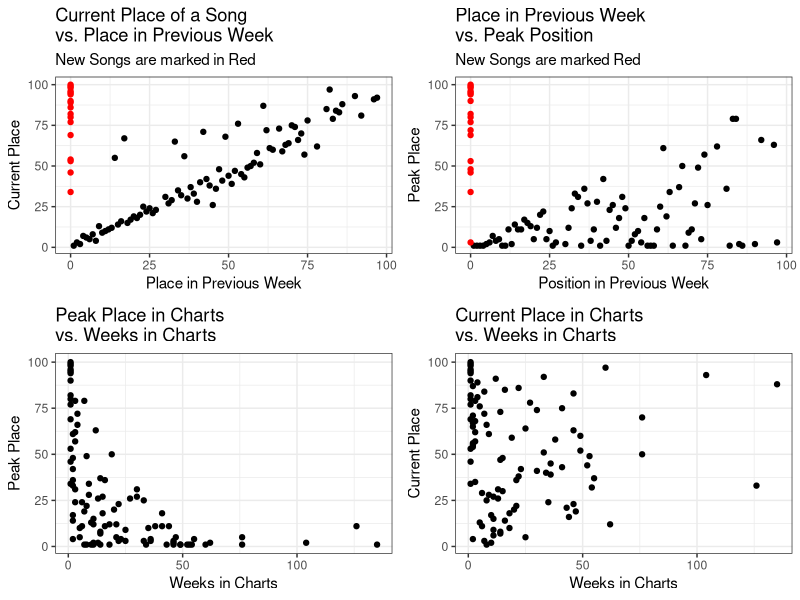
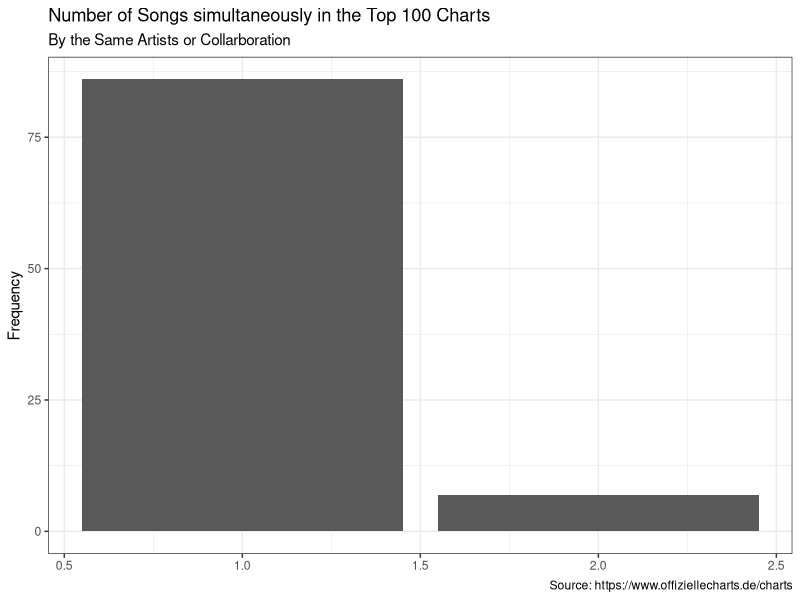
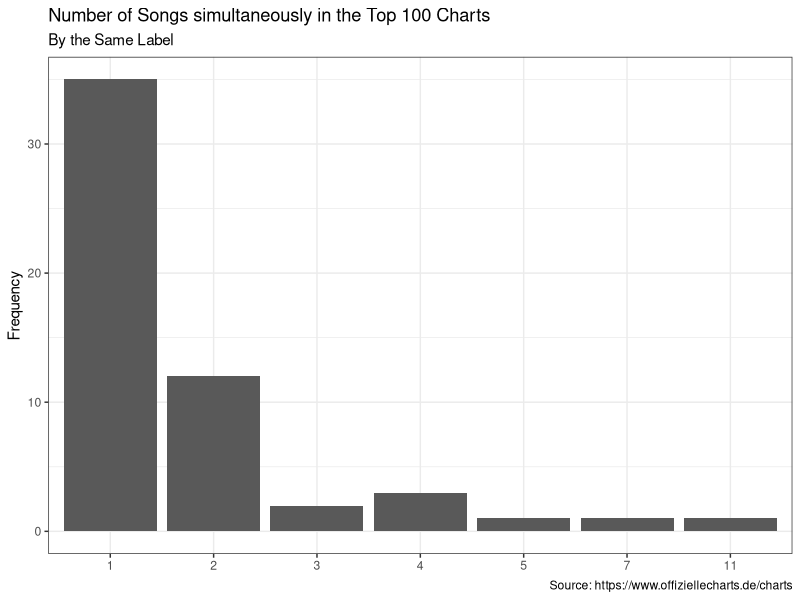

Source code (R) for these figures, in order:
## ---- chunk 1
library(ggplot2)
library(gridExtra)
library(readr)
library(dplyr)
chart_scrap <- read_csv('2022-07-13_charts_report.csv')
## ---- chunk 2
#Reporting Figures and Tables
#Scatter Plots
current_v_last <- ggplot(data = chart_scrap,
                                     aes(y = current, x=last_week,
                                     col=ifelse(is.na(last_week), yes = 'NA' , no = 'NonNA')))+
                                      geom_point(aes(y = current, x=last_week_fill),show.legend = F)+
                                      scale_color_manual(values = c('#FF0000','#000000'))+
                                      labs(title = 'Current Place of a Song \nvs. Place in Previous Week',
                                           subtitle = 'New Songs are marked in Red',
                                           y='Current Place', x='Place in Previous Week')+
                                        theme_bw()
weeks_v_peak <- ggplot(data = chart_scrap,
                                             aes(x=weeks_in_charts, y=peak_in_charts))+
                                              geom_point()+
                                              labs(title = 'Peak Place in Charts \nvs. Weeks in Charts',
                                                   x='Weeks in Charts', y='Peak Place')+
                                              theme_bw()
week_v_current <- ggplot(data = chart_scrap, aes(x=weeks_in_charts, y=current))+
                                      geom_point()+
                                      labs(title = 'Current Place in Charts \nvs. Weeks in Charts',
                                           x='Weeks in Charts', y='Current Place')+
                                      theme_bw()
last_v_peak <- ggplot(data = chart_scrap, aes(x=last_week_fill, y=peak_in_charts,
                                                col=ifelse(is.na(last_week), yes = 'NA' , no = 'NonNA')))+
                                    geom_point(show.legend = F)+
                                    labs(title = 'Place in Previous Week \nvs. Peak Position',
                                         subtitle = 'New Songs are marked Red',
                                         x='Position in Previous Week', y='Peak Place')+
                                    scale_color_manual(values = c('#FF0000','#000000'))+
                                    theme_bw()
grid.arrange(current_v_last,last_v_peak, weeks_v_peak,week_v_current, nrow=2)
## ---- chunk 3
chart_scrap%>%
                      count(artist)%>%
                      ggplot(aes(x=n))+
                      geom_bar()+
                      labs(title = 'Number of Songs simultaneously in the Top 100 Charts',
                           subtitle = 'By the Same Artists or Collarboration',
                           y='Frequency',
                           x=NULL,
                           caption = 'Source: https://www.offiziellecharts.de/charts')+
                      theme_bw()
chart_scrap%>%
                        count(artist,sort = T)%>%
                        filter(n>1)%>%
                        knitr::kable()
chart_scrap%>%
                      count(label)%>%
                      ggplot(aes(x=as.factor(n)))+
                      geom_bar()+
                      geom_bar()+
                      labs(title = 'Number of Songs simultaneously in the Top 100 Charts',
                           subtitle = 'By the Same Label',
                           y='Frequency',
                           x=NULL,
                           caption = 'Source: https://www.offiziellecharts.de/charts')+
                      theme_bw()
chart_scrap%>%
                        count(label, sort = T)%>%
                        filter(n>1)%>%
                        knitr::kable()
## ---- chunk 4
#Songs that are currently peaking
chart_scrap%>%
                        filter(current == peak_in_charts)%>%
                        select(artist, title, current)%>%
                        rename(Position = current)%>%
                        knitr::kable()
